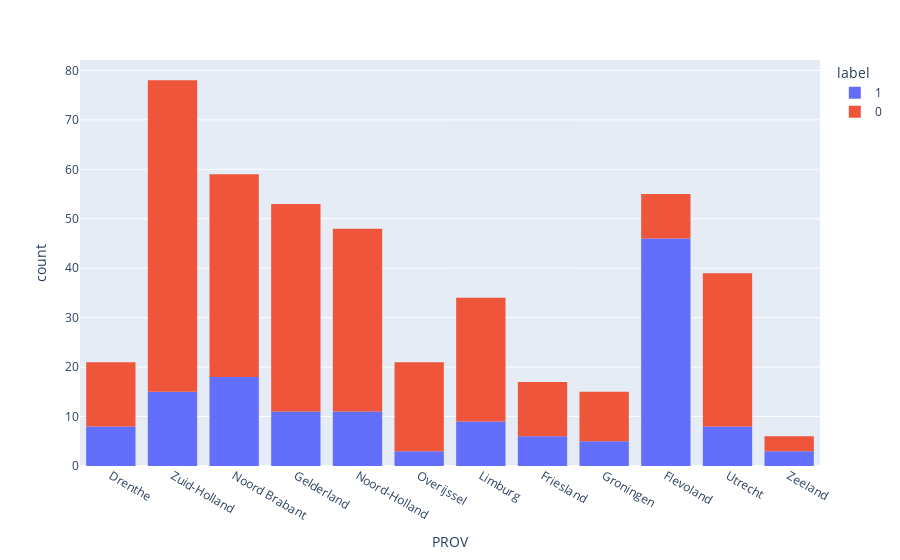

Here is the notebook cell this chart was saved with:
### Code cell
#dictionary mapping letter codes to provinces
province_map = {
    "A": "Groningen",
    "B": "Friesland",
    "D": "Drenthe",
    "E": "Overijssel",
    "G": "Gelderland",
    "K": "Limburg",
    "P": "Noord Brabant",
    "S": "Zeeland",
    "H": "Zuid-Holland",
    "M": "Utrecht",
    "L": "Noord-Holland",
    "X": "Flevoland"
}


df_explore["PROV"] = df_explore["PROV"].map(province_map)


fig = px.histogram(df_explore, x="PROV", color="label")
fig.show()

### Figure 1 — Plotly figure (JSON) as saved in the notebook; plotly's stock layout.template omitted (floating-point values rounded to 4 significant figures; data arrays with more than 128 entries replaced by an {"elided": "..."} marker saying what was removed)
{"data": [{"alignmentgroup": "True", "bingroup": "x", "hovertemplate": "label=1<br>PROV=%{x}<br>count=%{y}<extra></extra>", "legendgroup": "1", "marker": {"color": "#636efa", "pattern": {"shape": ""}}, "name": "1", "offsetgroup": "1", "orientation": "v", "showlegend": true, "type": "histogram", "x": {"elided": "143 str values"}, "xaxis": "x", "yaxis": "y"}, {"alignmentgroup": "True", "bingroup": "x", "hovertemplate": "label=0<br>PROV=%{x}<br>count=%{y}<extra></extra>", "legendgroup": "0", "marker": {"color": "#EF553B", "pattern": {"shape": ""}}, "name": "0", "offsetgroup": "0", "orientation": "v", "showlegend": true, "type": "histogram", "x": {"elided": "303 str values"}, "xaxis": "x", "yaxis": "y"}], "layout": {"autosize": true, "barmode": "relative", "legend": {"title": {"text": "label"}, "tracegroupgap": 0}, "margin": {"t": 60}, "xaxis": {"anchor": "y", "autorange": true, "domain": [0, 1], "range": [-0.5, 11.5], "title": {"text": "PROV"}, "type": "category"}, "yaxis": {"anchor": "x", "autorange": true, "domain": [0, 1], "range": [0, 82.11], "title": {"text": "count"}}}}
